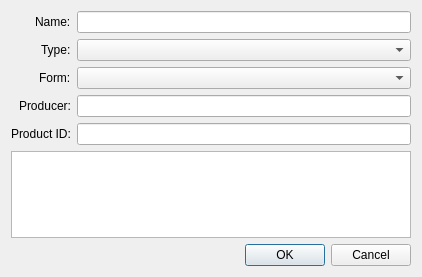
<?xml version="1.0" encoding="UTF-8"?>
<ui version="4.0">
 <class>DialogCulture</class>
 <widget class="QDialog" name="DialogCulture">
  <property name="geometry">
   <rect>
    <x>0</x>
    <y>0</y>
    <width>422</width>
    <height>277</height>
   </rect>
  </property>
  <property name="minimumSize">
   <size>
    <width>422</width>
    <height>250</height>
   </size>
  </property>
  <property name="maximumSize">
   <size>
    <width>16777215</width>
    <height>277</height>
   </size>
  </property>
  <property name="windowTitle">
   <string>Dialog</string>
  </property>
  <layout class="QVBoxLayout" name="verticalLayout">
   <item>
    <layout class="QFormLayout" name="formLayout">
     <property name="labelAlignment">
      <set>Qt::AlignRight|Qt::AlignTrailing|Qt::AlignVCenter</set>
     </property>
     <item row="0" column="0">
      <widget class="QLabel" name="lbl_name">
       <property name="text">
        <string>Name:</string>
       </property>
      </widget>
     </item>
     <item row="0" column="1">
      <widget class="QLineEdit" name="name"/>
     </item>
     <item row="1" column="0">
      <widget class="QLabel" name="lbl_type">
       <property name="text">
        <string>Type:</string>
       </property>
      </widget>
     </item>
     <item row="1" column="1">
      <widget class="QComboBox" name="type"/>
     </item>
     <item row="2" column="0">
      <widget class="QLabel" name="lbl_form">
       <property name="text">
        <string>Form:</string>
       </property>
      </widget>
     </item>
     <item row="2" column="1">
      <widget class="QComboBox" name="form"/>
     </item>
     <item row="3" column="0">
      <widget class="QLabel" name="lbl_producer">
       <property name="text">
        <string>Producer:</string>
       </property>
      </widget>
     </item>
     <item row="3" column="1">
      <widget class="QLineEdit" name="producer"/>
     </item>
     <item row="4" column="0">
      <widget class="QLabel" name="lbl_productId">
       <property name="text">
        <string>Product ID:</string>
       </property>
      </widget>
     </item>
     <item row="4" column="1">
      <widget class="QLineEdit" name="productId"/>
     </item>
    </layout>
   </item>
   <item>
    <widget class="QPlainTextEdit" name="notes">
     <property name="sizePolicy">
      <sizepolicy hsizetype="Expanding" vsizetype="Expanding">
       <horstretch>0</horstretch>
       <verstretch>1</verstretch>
      </sizepolicy>
     </property>
     <property name="maximumSize">
      <size>
       <width>16777215</width>
       <height>100</height>
      </size>
     </property>
    </widget>
   </item>
   <item>
    <widget class="QDialogButtonBox" name="buttonBox">
     <property name="orientation">
      <enum>Qt::Horizontal</enum>
     </property>
     <property name="standardButtons">
      <set>QDialogButtonBox::Cancel|QDialogButtonBox::Ok</set>
     </property>
    </widget>
   </item>
  </layout>
 </widget>
 <resources/>
 <connections>
  <connection>
   <sender>buttonBox</sender>
   <signal>accepted()</signal>
   <receiver>DialogCulture</receiver>
   <slot>accept()</slot>
   <hints>
    <hint type="sourcelabel">
     <x>248</x>
     <y>254</y>
    </hint>
    <hint type="destinationlabel">
     <x>157</x>
     <y>274</y>
    </hint>
   </hints>
  </connection>
  <connection>
   <sender>buttonBox</sender>
   <signal>rejected()</signal>
   <receiver>DialogCulture</receiver>
   <slot>reject()</slot>
   <hints>
    <hint type="sourcelabel">
     <x>316</x>
     <y>260</y>
    </hint>
    <hint type="destinationlabel">
     <x>286</x>
     <y>274</y>
    </hint>
   </hints>
  </connection>
 </connections>
</ui>
